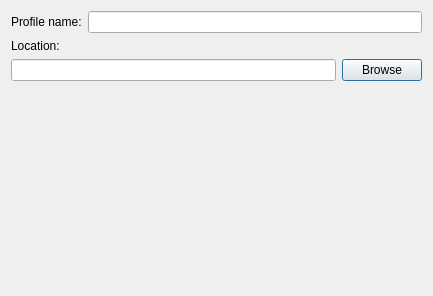
<?xml version="1.0" encoding="UTF-8"?>
<ui version="4.0">
 <class>Dialog</class>
 <widget class="QDialog" name="Dialog">
  <property name="geometry">
   <rect>
    <x>0</x>
    <y>0</y>
    <width>433</width>
    <height>296</height>
   </rect>
  </property>
  <property name="windowTitle">
   <string>Dialog</string>
  </property>
  <layout class="QVBoxLayout" name="verticalLayout_2">
   <item>
    <layout class="QVBoxLayout" name="verticalLayout">
     <item>
      <layout class="QHBoxLayout" name="horizontalLayout">
       <item>
        <widget class="QLabel" name="label">
         <property name="sizePolicy">
          <sizepolicy hsizetype="Preferred" vsizetype="Maximum">
           <horstretch>0</horstretch>
           <verstretch>0</verstretch>
          </sizepolicy>
         </property>
         <property name="text">
          <string>Profile name:</string>
         </property>
        </widget>
       </item>
       <item>
        <widget class="QLineEdit" name="opacity_name_lineEdit"/>
       </item>
      </layout>
     </item>
     <item>
      <widget class="QLabel" name="label_2">
       <property name="sizePolicy">
        <sizepolicy hsizetype="Preferred" vsizetype="Maximum">
         <horstretch>0</horstretch>
         <verstretch>0</verstretch>
        </sizepolicy>
       </property>
       <property name="text">
        <string>Location:</string>
       </property>
      </widget>
     </item>
     <item>
      <layout class="QHBoxLayout" name="horizontalLayout_2">
       <item>
        <widget class="QLineEdit" name="location_lineEdit"/>
       </item>
       <item>
        <widget class="QPushButton" name="browse_pushButton">
         <property name="text">
          <string>Browse</string>
         </property>
        </widget>
       </item>
      </layout>
     </item>
    </layout>
   </item>
   <item>
    <spacer name="verticalSpacer">
     <property name="orientation">
      <enum>Qt::Vertical</enum>
     </property>
     <property name="sizeHint" stdset="0">
      <size>
       <width>20</width>
       <height>40</height>
      </size>
     </property>
    </spacer>
   </item>
   <item>
    <widget class="QDialogButtonBox" name="buttonBox">
     <property name="orientation">
      <enum>Qt::Horizontal</enum>
     </property>
     <property name="standardButtons">
      <set>QDialogButtonBox::NoButton</set>
     </property>
    </widget>
   </item>
  </layout>
 </widget>
 <resources/>
 <connections>
  <connection>
   <sender>buttonBox</sender>
   <signal>accepted()</signal>
   <receiver>Dialog</receiver>
   <slot>accept()</slot>
   <hints>
    <hint type="sourcelabel">
     <x>248</x>
     <y>254</y>
    </hint>
    <hint type="destinationlabel">
     <x>157</x>
     <y>274</y>
    </hint>
   </hints>
  </connection>
  <connection>
   <sender>buttonBox</sender>
   <signal>rejected()</signal>
   <receiver>Dialog</receiver>
   <slot>reject()</slot>
   <hints>
    <hint type="sourcelabel">
     <x>316</x>
     <y>260</y>
    </hint>
    <hint type="destinationlabel">
     <x>286</x>
     <y>274</y>
    </hint>
   </hints>
  </connection>
 </connections>
</ui>
